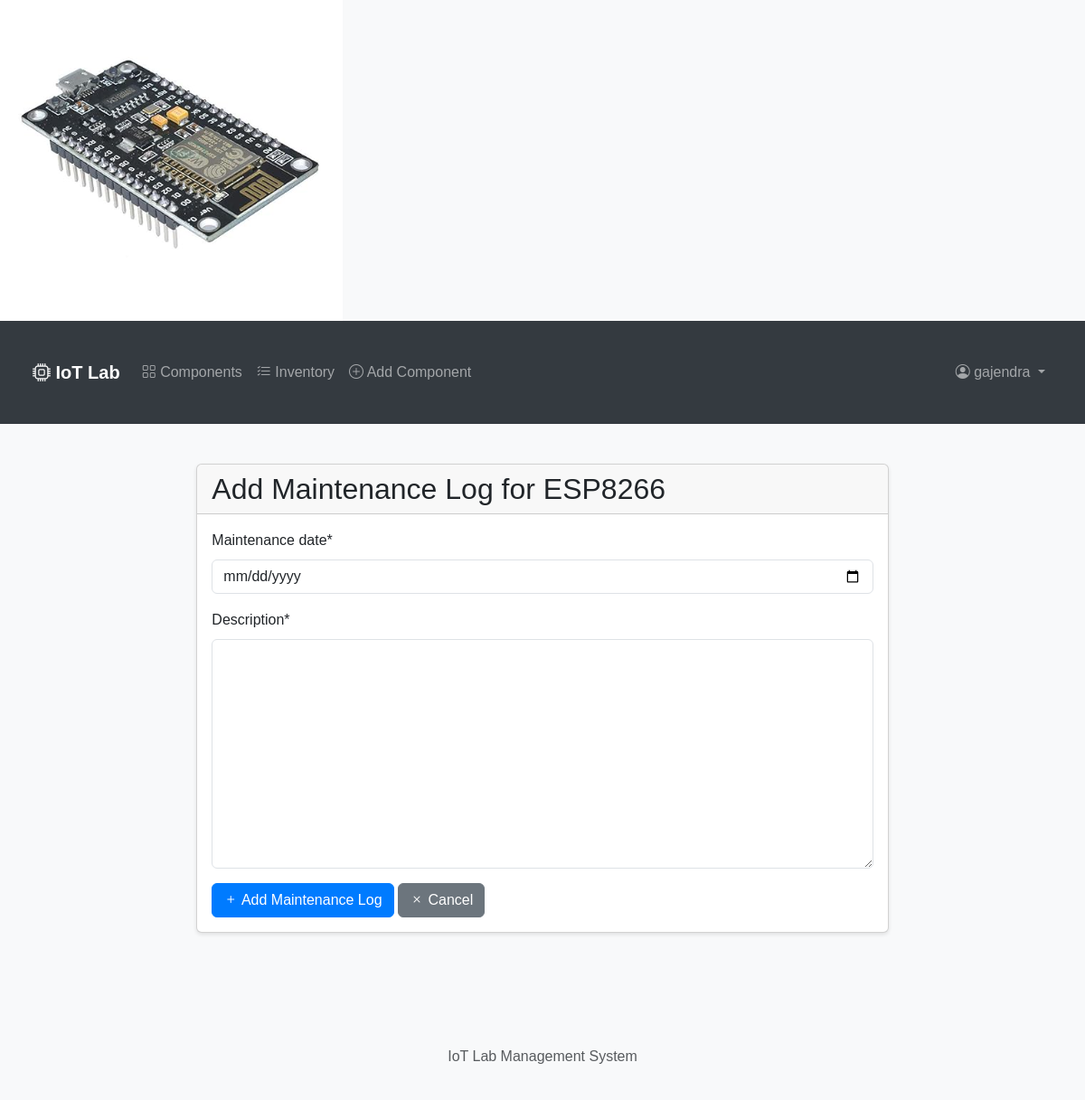
The app's page /component/3/maintenance/ (signed in), older data.
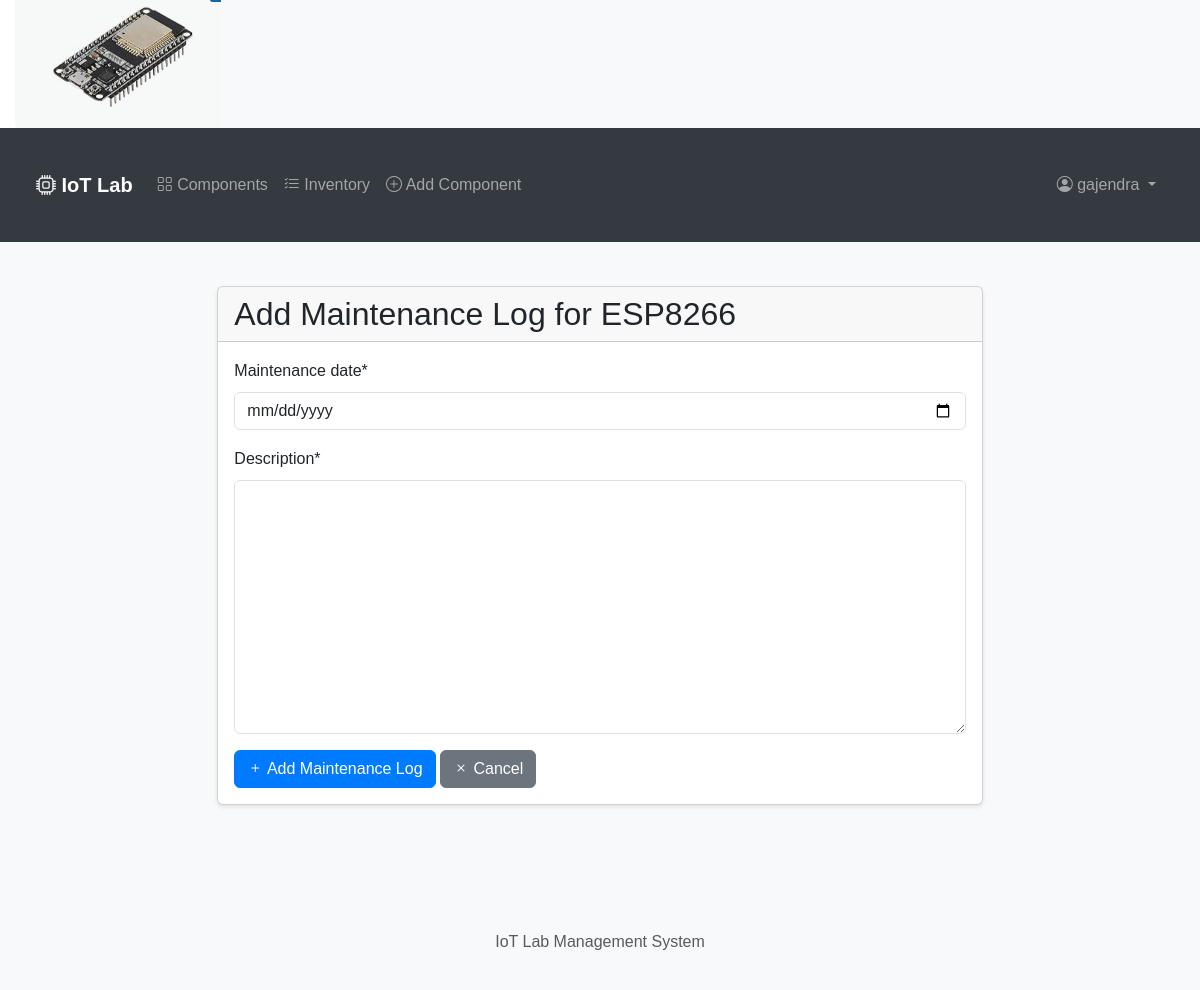
The same page, newer data.
### components/models.py (models this page shows, shortened)
class Component(models.Model):
    STATUS_CHOICES = [
        ('available', 'Available'),
        ('in_use', 'In Use'),
        ('maintenance', 'Under Maintenance'),
        ('retired', 'Retired'),
    ]
    name = models.CharField(max_length=200)
    category = models.ForeignKey(Category, on_delete=models.CASCADE, related_name='components')
    description = models.TextField()
    serial_number = models.CharField(max_length=100, unique=True, null=True, blank=True)
    quantity = models.PositiveIntegerField(default=1)
    status = models.CharField(max_length=20, choices=STATUS_CHOICES, default='available')
    location = models.CharField(max_length=200)
    purchase_date = models.DateField()
    last_maintenance_date = models.DateField(null=True, blank=True)
    next_maintenance_date = models.DateField(null=True, blank=True)
    created_by = models.ForeignKey(User, on_delete=models.CASCADE, related_name='created_components')
    created_at = models.DateTimeField(auto_now_add=True)
    updated_at = models.DateTimeField(auto_now=True)
    image = models.ImageField(upload_to='components/', null=True, blank=True)

### components/views.py (the view)
# urls.py: path('component/<int:pk>/maintenance/', views.add_maintenance_log, name='add-maintenance-log'),
@login_required
def add_maintenance_log(request, pk):
    component = get_object_or_404(Component, pk=pk)
    if request.method == 'POST':
        form = MaintenanceLogForm(request.POST)
        if form.is_valid():
            maintenance_log = form.save(commit=False)
            maintenance_log.component = component
            maintenance_log.performed_by = request.user
            maintenance_log.save()
            messages.success(request, 'Maintenance log added successfully!')
            return redirect('component-detail', pk=pk)
    else:
        form = MaintenanceLogForm()
    return render(request, 'components/maintenance_log_form.html', {'form': form, 'component': component})

### components/forms.py
class MaintenanceLogForm(forms.ModelForm):
    class Meta:
        model = MaintenanceLog
        fields = ['maintenance_date', 'description']
        widgets = {
            'maintenance_date': forms.DateInput(attrs={'type': 'date'}),
        }

### components/templates/components/maintenance_log_form.html (shortened to what this page needs)
{% extends "components/base.html" %}
{% load crispy_forms_tags %}
{% block content %}
<div class="row">
    <div class="col-md-8 offset-md-2">
        <div class="card">
            <div class="card-header">
                <h2 class="mb-0">Add Maintenance Log for {{ component.name }}</h2>
            </div>
            <div class="card-body">
                <form method="post">
                    {{ form|crispy }}
                    <div class="mt-3">
                        <button type="submit" class="btn btn-primary">
                            <i class="bi bi-plus"></i> Add Maintenance Log
                        </button>
                        <a href="{% url 'component-detail' component.pk %}" class="btn btn-secondary">
                            <i class="bi bi-x"></i> Cancel
                        </a>
                    </div>
                </form>
            </div>
        </div>
    </div>
</div>
{% endblock %}

### components/templates/components/base.html (shortened to what this page needs)
<!DOCTYPE html>
<html lang="en">
<head>
    <link href="https://cdn.jsdelivr.net/npm/bootstrap@5.3.0/dist/css/bootstrap.min.css" rel="stylesheet">
    <link rel="stylesheet" href="https://cdn.jsdelivr.net/npm/bootstrap-icons@1.7.2/font/bootstrap-icons.css">
    {% load static %}
    <link rel="stylesheet" href="/lab-manager/static/css/main.css">
    {% get_media_prefix as media_prefix %}
    <img src="{{ media_prefix }}components/{{ component.image.name }}">
</head>
<body>
    <nav class="navbar navbar-expand-lg navbar-dark">
        <div class="container">
            <a class="navbar-brand" href="{% url 'home' %}">
                <i class="bi bi-cpu"></i> IoT Lab
            </a>
            <div class="collapse navbar-collapse" id="navbarNav">
                <ul class="navbar-nav me-auto">
                    <li class="nav-item">
                        <a class="nav-link" href="{% url 'component-list' %}">
                            <i class="bi bi-grid"></i> Components
                        </a>
                    </li>
                    <li class="nav-item">
                        <a class="nav-link" href="{% url 'inventory-list' %}">
                            <i class="bi bi-list-check"></i> Inventory
                        </a>
                    </li>
                    {% if user.is_authenticated %}
                    <li class="nav-item">
                        <a class="nav-link" href="{% url 'component-create' %}">
                            <i class="bi bi-plus-circle"></i> Add Component
                        </a>
                    </li>
                    {% endif %}
                </ul>
                <ul class="navbar-nav">
                    {% if user.is_authenticated %}
                    <li class="nav-item dropdown">
                        <a class="nav-link dropdown-toggle" href="#" id="userDropdown" role="button" data-bs-toggle="dropdown">
                            <i class="bi bi-person-circle"></i> {{ user.username }}
                        </a>
                    </li>
                    {% else %}
                    <li class="nav-item">
                        <a class="nav-link" href="{% url 'login' %}">
                            <i class="bi bi-box-arrow-in-right"></i> Login
                        </a>
                    </li>
                    {% endif %}
                </ul>
            </div>
        </div>
    </nav>
    <div class="container mt-4">
        {% block content %}
        {% endblock %}
    </div>
    <footer class="footer mt-5 py-3 bg-light">
        <div class="container text-center">
            <span class="text-muted">IoT Lab Management System</span>
        </div>
    </footer>
</body>
</html>

Row changes from the older to the newer data that the page shows:
changed Component "ESP8266": image.name: a different picture
